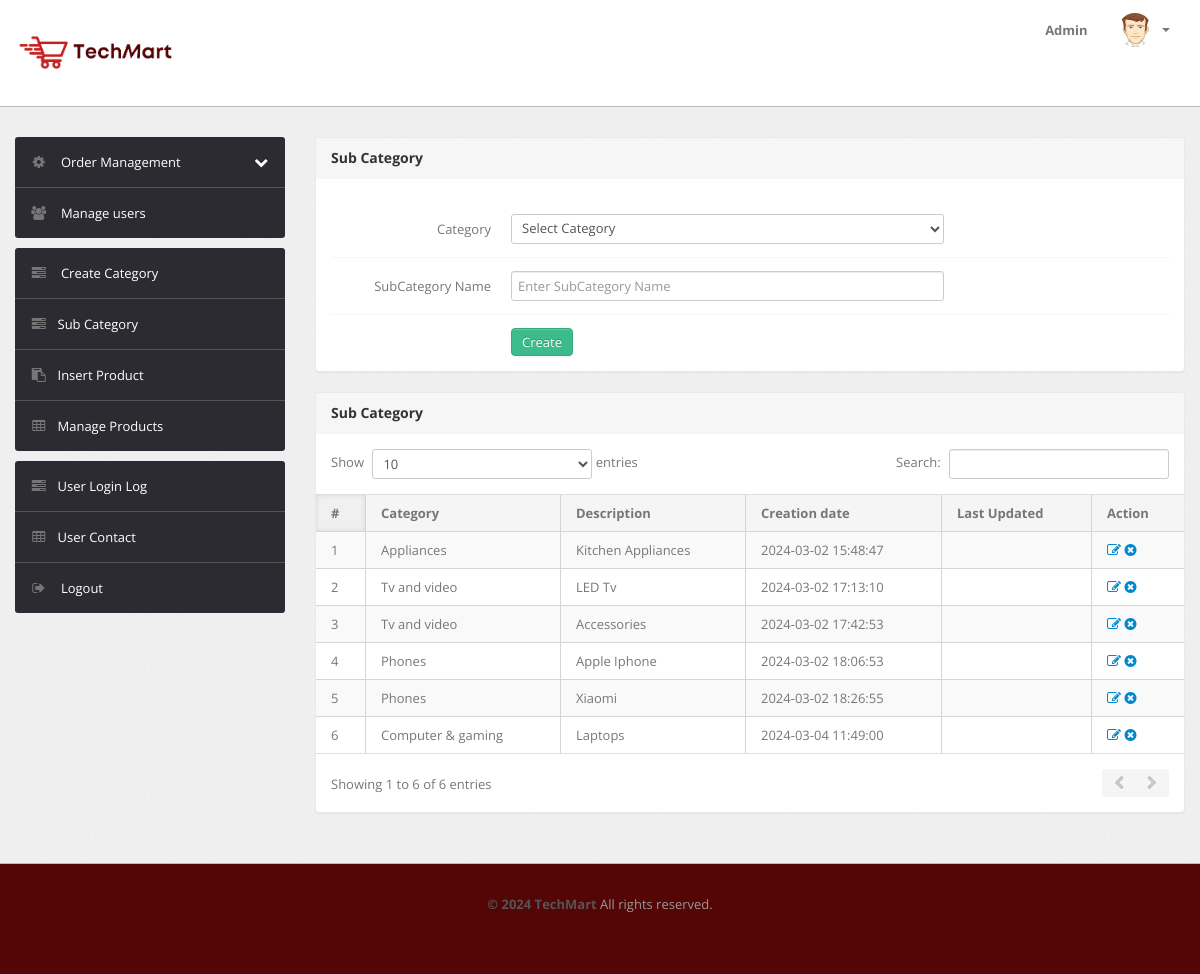
Page /admin/subcategory.php (signed in) on the committed database.
### tables this page shows
CREATE TABLE `subcategory` (
  `id` int(11) NOT NULL,
  `categoryid` int(11) DEFAULT NULL,
  `subcategory` varchar(255) DEFAULT NULL,
  `creationDate` timestamp NULL DEFAULT current_timestamp(),
  `updationDate` varchar(255) DEFAULT NULL
);

CREATE TABLE `category` (
  `id` int(11) NOT NULL,
  `categoryName` varchar(255) DEFAULT NULL,
  `categoryDescription` longtext DEFAULT NULL,
  `creationDate` timestamp NOT NULL DEFAULT current_timestamp(),
  `updationDate` varchar(255) DEFAULT NULL
);

### admin/subcategory.php (the view, shortened to what this page needs)
<?php
include('include/config.php');
if (strlen($_SESSION['alogin']) == 0) {
	header('location:index.php');
} else {
?>
	<!DOCTYPE html>
	<html lang="en">
	<head>
		<link type="text/css" href="bootstrap/css/bootstrap.min.css" rel="stylesheet">
		<link type="text/css" href="bootstrap/css/bootstrap-responsive.min.css" rel="stylesheet">
		<link type="text/css" href="css/theme.css" rel="stylesheet">
		<link type="text/css" href="images/icons/css/font-awesome.css" rel="stylesheet">
		<link rel="stylesheet" href="https://cdnjs.cloudflare.com/ajax/libs/font-awesome/4.7.0/css/font-awesome.min.css">
	</head>
	<body>
		<?php include('include/header.php'); ?>
		<div class="wrapper">
			<div class="container">
				<div class="row">
					<?php include('include/sidebar.php'); ?>
					<div class="span9">
						<div class="content">
							<div class="module">
								<div class="module-head">
									<h3>Sub Category</h3>
								</div>
								<div class="module-body">
									<br />
									<form class="form-horizontal row-fluid" name="subcategory" method="post">
										<div class="control-group">
											<label class="control-label" for="basicinput">Category</label>
											<div class="controls">
												<select name="category" class="span8 tip" required>
													<option value="">Select Category</option>
												</select>
											</div>
										</div>
										<div class="control-group">
											<label class="control-label" for="basicinput">SubCategory Name</label>
											<div class="controls">
												<input type="text" placeholder="Enter SubCategory Name" name="subcategory" class="span8 tip" required>
											</div>
										</div>
										<div class="control-group">
											<div class="controls">
												<button type="submit" name="submit" class="btn btn-success">Create</button>
											</div>
										</div>
									</form>
								</div>
							</div>
							<div class="module">
								<div class="module-head">
									<h3>Sub Category</h3>
								</div>
								<div class="module-body table">
									<table cellpadding="0" cellspacing="0" border="0" class="datatable-1 table table-bordered table-striped	 display" width="100%">
										<thead>
											<tr>
												<th>#</th>
												<th>Category</th>
												<th>Description</th>
												<th>Creation date</th>
												<th>Last Updated</th>
												<th>Action</th>
											</tr>
										</thead>
										<tbody>
											<?php $query = mysqli_query($con, "select subcategory.id,category.categoryName,subcategory.subcategory,subcategory.creationDate,subcategory.updationDate from subcategory join category on category.id=subcategory.categoryid");
											$cnt = 1;
											while ($row = mysqli_fetch_array($query)) {
											?>
												<tr>
													<td><?php echo htmlentities($cnt); ?></td>
													<td><?php echo htmlentities($row['categoryName']); ?></td>
													<td><?php echo htmlentities($row['subcategory']); ?></td>
													<td> <?php echo htmlentities($row['creationDate']); ?></td>
													<td><?php echo htmlentities($row['updationDate']); ?></td>
													<td>
														<a href="edit-subcategory.php?id=<?php echo $row['id'] ?>"><i class="icon-edit"></i></a>
														<a href="subcategory.php?id=<?php echo $row['id'] ?>&del=delete" onClick="return confirm('Are you sure you want to delete?')"><i class="icon-remove-sign"></i></a>
													</td>
												</tr>
											<?php $cnt = $cnt + 1;
											} ?>
									</table>
								</div>
							</div>
						</div>
					</div>
				</div>
			</div>
		</div>
		<?php include('include/footer.php'); ?>
	</body>
<?php } ?>

### rows in the picture
subcategory: categoryid.categoryName "Appliances", subcategory "Kitchen Appliances", creationDate "2024-03-02 15:48:47"
subcategory: categoryid.categoryName "Tv and video", subcategory "LED Tv", creationDate "2024-03-02 17:13:10"
subcategory: categoryid.categoryName "Tv and video", subcategory "Accessories", creationDate "2024-03-02 17:42:53"
subcategory: categoryid.categoryName "Phones", subcategory "Apple Iphone", creationDate "2024-03-02 18:06:53"
subcategory: categoryid.categoryName "Phones", subcategory "Xiaomi", creationDate "2024-03-02 18:26:55"
subcategory: categoryid.categoryName "Computer & gaming", subcategory "Laptops", creationDate "2024-03-04 11:49:00"
